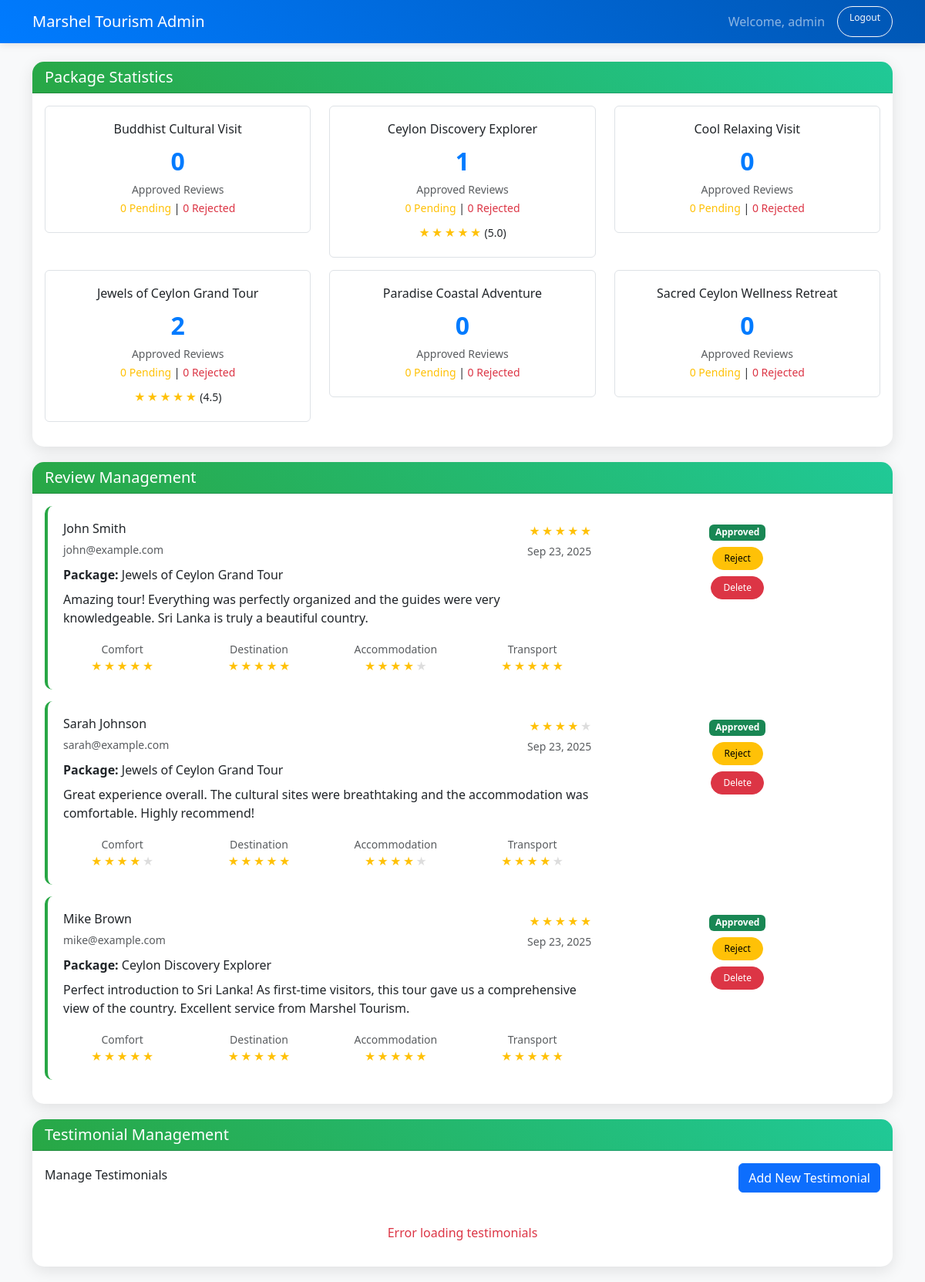
The page /admin/dashboard.php (signed in) on the database its author committed.
### tables this page shows
CREATE TABLE IF NOT EXISTS tour_packages (
    id INT AUTO_INCREMENT PRIMARY KEY,
    package_name VARCHAR(100) NOT NULL,
    package_slug VARCHAR(100) NOT NULL UNIQUE,
    view_count INT DEFAULT 0,
    total_rating DECIMAL(3,2) DEFAULT 0.00,
    review_count INT DEFAULT 0,
    created_at TIMESTAMP DEFAULT CURRENT_TIMESTAMP,
    updated_at TIMESTAMP DEFAULT CURRENT_TIMESTAMP ON UPDATE CURRENT_TIMESTAMP
);

CREATE TABLE IF NOT EXISTS reviews (
    id INT AUTO_INCREMENT PRIMARY KEY,
    package_id INT NOT NULL,
    reviewer_name VARCHAR(100) NOT NULL,
    reviewer_email VARCHAR(150) NOT NULL,
    rating INT NOT NULL CHECK (rating >= 1 AND rating <= 5),
    review_text TEXT NOT NULL,
    comfort_rating INT DEFAULT 5 CHECK (comfort_rating >= 1 AND comfort_rating <= 5),
    destination_rating INT DEFAULT 5 CHECK (destination_rating >= 1 AND destination_rating <= 5),
    accommodation_rating INT DEFAULT 5 CHECK (accommodation_rating >= 1 AND accommodation_rating <= 5),
    transport_rating INT DEFAULT 5 CHECK (transport_rating >= 1 AND transport_rating <= 5),
    is_approved BOOLEAN DEFAULT FALSE,
    created_at TIMESTAMP DEFAULT CURRENT_TIMESTAMP,
    FOREIGN KEY (package_id) REFERENCES tour_packages(id) ON DELETE CASCADE
);

### admin/dashboard.php (the view, shortened to what this page needs)
<?php
$pdo = getDBConnection();
function generateStars($rating, $maxStars = 5) {
    $output = '<div class="star-display">';
    for ($i = 1; $i <= $maxStars; $i++) {
        if ($i <= $rating) {
            $output .= '<span class="star-icon">★</span>';
        } else {
            $output .= '<span class="star-icon empty">★</span>';
        }
    }
    $output .= '</div>';
    return $output;
}
$reviewsStmt = $pdo->query("
    SELECT r.*, tp.package_name, tp.package_slug
    FROM reviews r
    JOIN tour_packages tp ON r.package_id = tp.id
    ORDER BY r.created_at DESC
");
$reviews = $reviewsStmt->fetchAll();
$statsStmt = $pdo->query("
    SELECT tp.*,
           COUNT(r.id) as total_reviews,
           SUM(CASE WHEN r.is_approved = TRUE THEN 1 ELSE 0 END) as approved_reviews,
           SUM(CASE WHEN r.is_approved = FALSE THEN 1 ELSE 0 END) as rejected_reviews
    FROM tour_packages tp
    LEFT JOIN reviews r ON tp.id = r.package_id
    GROUP BY tp.id
    ORDER BY tp.package_name
");
$packageStats = $statsStmt->fetchAll();
?>
<!DOCTYPE html>
<html lang="en">
<head>
    <link rel="stylesheet" href="../assets/css/bootstrap.min.css">
</head>
<body>
    <nav class="navbar navbar-expand-lg navbar-dark">
        <div class="container">
            <a class="navbar-brand" href="#">
                <i class="ph ph-gear"></i> Marshel Tourism Admin
            </a>
            <div class="navbar-nav ms-auto">
                <span class="navbar-text me-3">
                    Welcome, <?= htmlspecialchars($_SESSION['admin_username']) ?>
                </span>
                <a class="btn btn-outline-light btn-sm" href="logout.php">
                    <i class="ph ph-sign-out"></i> Logout
                </a>
            </div>
        </div>
    </nav>
    <div class="container mt-4">
        <div class="card">
            <div class="card-header">
                <h5 class="mb-0"><i class="ph ph-chart-bar"></i> Package Statistics</h5>
            </div>
            <div class="card-body">
                <div class="row">
                    <?php foreach ($packageStats as $stat): ?>
                        <div class="col-md-4 mb-3">
                            <div class="stats-card border rounded">
                                <h6><?= htmlspecialchars($stat['package_name']) ?></h6>
                                <div class="stats-number"><?= $stat['approved_reviews'] ?></div>
                                <small class="text-muted">Approved Reviews</small>
                                <br>
                                <small>
                                    <span class="text-warning"><?= $stat['total_reviews'] - $stat['approved_reviews'] - $stat['rejected_reviews'] ?> Pending</span> |
                                    <span class="text-danger"><?= $stat['rejected_reviews'] ?> Rejected</span>
                                </small>
                                <?php if ($stat['total_rating']): ?>
                                    <div class="mt-2">
                                        <?= generateStars(round($stat['total_rating'])) ?>
                                        <small>(<?= number_format($stat['total_rating'], 1) ?>)</small>
                                    </div>
                                <?php endif; ?>
                            </div>
                        </div>
                    <?php endforeach; ?>
                </div>
            </div>
        </div>
        <div class="card">
            <div class="card-header">
                <h5 class="mb-0"><i class="ph ph-chat-circle"></i> Review Management</h5>
            </div>
            <div class="card-body">
                <?php if (empty($reviews)): ?>
                    <div class="text-center py-5">
                        <i class="ph ph-chat-circle-text" style="font-size: 3rem; color: #ddd;"></i>
                        <p class="mt-3 text-muted">No reviews found</p>
                    </div>
                <?php else: ?>
                    <?php foreach ($reviews as $review): ?>
                        <div class="review-item <?=
                            $review['is_approved'] === null ? 'review-pending' :
                            ($review['is_approved'] ? 'review-approved' : 'review-rejected')
                        ?>">
                            <div class="row">
                                <div class="col-md-8">
                                    <div class="d-flex justify-content-between align-items-start mb-2">
                                        <div>
                                            <h6 class="mb-1"><?= htmlspecialchars($review['reviewer_name']) ?></h6>
                                            <small class="text-muted"><?= htmlspecialchars($review['reviewer_email']) ?></small>
                                        </div>
                                        <div class="text-end">
                                            <?= generateStars($review['rating']) ?>
                                            <small class="text-muted d-block mt-1"><?= date('M j, Y', strtotime($review['created_at'])) ?></small>
                                        </div>
                                    </div>
                                    <p class="mb-2"><strong>Package:</strong> <?= htmlspecialchars($review['package_name']) ?></p>
                                    <p class="mb-3"><?= htmlspecialchars($review['review_text']) ?></p>
                                    <div class="row text-center">
                                        <div class="col-3">
                                            <small class="text-muted">Comfort</small><br>
                                            <div style="font-size: 12px;"><?= generateStars($review['comfort_rating']) ?></div>
                                        </div>
                                        <div class="col-3">
                                            <small class="text-muted">Destination</small><br>
                                            <div style="font-size: 12px;"><?= generateStars($review['destination_rating']) ?></div>
                                        </div>
                                        <div class="col-3">
                                            <small class="text-muted">Accommodation</small><br>
                                            <div style="font-size: 12px;"><?= generateStars($review['accommodation_rating']) ?></div>
                                        </div>
                                        <div class="col-3">
                                            <small class="text-muted">Transport</small><br>
                                            <div style="font-size: 12px;"><?= generateStars($review['transport_rating']) ?></div>
                                        </div>
                                    </div>
                                </div>
                                <div class="col-md-4">
                                    <div class="text-center">
                                        <div class="mb-2">
                                            <span class="badge <?=
                                                $review['is_approved'] === null ? 'bg-warning' :
                                                ($review['is_approved'] ? 'bg-success' : 'bg-danger')
                                            ?>">
                                                <?=
                                                    $review['is_approved'] === null ? 'Pending' :
                                                    ($review['is_approved'] ? 'Approved' : 'Rejected')
                                                ?>
                                            </span>
                                        </div>
                                        <div class="btn-group-vertical d-grid gap-2">
                                            <?php if ($review['is_approved']): ?>
                                                <form method="POST" style="display: inline;">
                                                    <button type="submit" class="btn btn-warning btn-sm">
                                                        <i class="ph ph-x"></i> Reject
                                                    </button>
                                                </form>
                                            <?php endif; ?>
                                            <form method="POST" style="display: inline;"
                                                  onsubmit="return confirm('Are you sure you want to delete this review?')">
                                                <button type="submit" class="btn btn-danger btn-sm">
                                                    <i class="ph ph-trash"></i> Delete
                                                </button>
                                            </form>
                                        </div>
                                    </div>
                                </div>
                            </div>
                        </div>
                    <?php endforeach; ?>
                <?php endif; ?>
            </div>
        </div>
        <div class="card">
            <div class="card-header">
                <h5 class="mb-0"><i class="ph ph-quotes"></i> Testimonial Management</h5>
            </div>
            <div class="card-body">
                <div class="d-flex justify-content-between align-items-center mb-4">
                    <h6>Manage Testimonials</h6>
                    <button class="btn btn-primary" data-bs-toggle="modal" data-bs-target="#addTestimonialModal">
                        <i class="ph ph-plus"></i> Add New Testimonial
                    </button>
                </div>
                <div id="testimonialsList">
                </div>
            </div>
        </div>
    </div>
</body>
</html>

### admin/dashboard.php (style rules this page uses)
body { background-color: #f8f9fa; }
.navbar { background: linear-gradient(45deg, #007bff, #0056b3); box-shadow: 0 2px 10px rgba(0,0,0,0.1); }
.card { border: none; border-radius: 15px; box-shadow: 0 5px 20px rgba(0,0,0,0.1); margin-bottom: 20px; }
.card-header { background: linear-gradient(45deg, #28a745, #20c997); color: white; border-radius: 15px 15px 0 0 !important; font-weight: 600; }
.btn-sm { border-radius: 20px; font-size: 12px; padding: 5px 15px; }
.review-item { background: #fff; border-radius: 10px; padding: 20px; margin-bottom: 15px; border-left: 4px solid #007bff; }
.review-approved { border-left-color: #28a745; }
.stats-card { text-align: center; padding: 20px; }
.stats-number { font-size: 2rem; font-weight: bold; color: #007bff; }
.star-display { display: inline-flex; gap: 2px; }
.star-icon { color: #ffc107; font-size: 14px; }
.star-icon.empty { color: #ddd; }

### rows shown on the page
tour_packages: package_name "Buddhist Cultural Visit", approved_reviews "0", rejected_reviews "0"
tour_packages: package_name "Ceylon Discovery Explorer", approved_reviews "1", rejected_reviews "0", total_rating "5.0"
tour_packages: package_name "Cool Relaxing Visit", approved_reviews "0", rejected_reviews "0"
tour_packages: package_name "Jewels of Ceylon Grand Tour", approved_reviews "2", rejected_reviews "0", total_rating "4.5"
tour_packages: package_name "Paradise Coastal Adventure", approved_reviews "0", rejected_reviews "0"
tour_packages: package_name "Sacred Ceylon Wellness Retreat", approved_reviews "0", rejected_reviews "0"
reviews: reviewer_name "John Smith", reviewer_email "john@example.com", rating 5 (drawn), created_at "Sep 23, 2025", package.package_name "Jewels of Ceylon Grand Tour", review_text "Amazing tour! Everything was perfectly organized and the guides were very knowledgeable. Sri Lanka is truly a beautiful country.", comfort_rating 5 (drawn), destination_rating 5 (drawn), accommodation_rating 4 (drawn), transport_rating 5 (drawn), is_approved "Approved"
reviews: reviewer_name "Sarah Johnson", reviewer_email "sarah@example.com", rating 4 (drawn), created_at "Sep 23, 2025", package.package_name "Jewels of Ceylon Grand Tour", review_text "Great experience overall. The cultural sites were breathtaking and the accommodation was comfortable. Highly recommend!", comfort_rating 4 (drawn), destination_rating 5 (drawn), accommodation_rating 4 (drawn), transport_rating 4 (drawn), is_approved "Approved"
reviews: reviewer_name "Mike Brown", reviewer_email "mike@example.com", rating 5 (drawn), created_at "Sep 23, 2025", package.package_name "Ceylon Discovery Explorer", review_text "Perfect introduction to Sri Lanka! As first-time visitors, this tour gave us a comprehensive view of the country. Excellent service from Marshel Tourism.", comfort_rating 5 (drawn), destination_rating 5 (drawn), accommodation_rating 5 (drawn), transport_rating 5 (drawn), is_approved "Approved"

### other values the page prints
$_SESSION['admin_username'] "admin"
